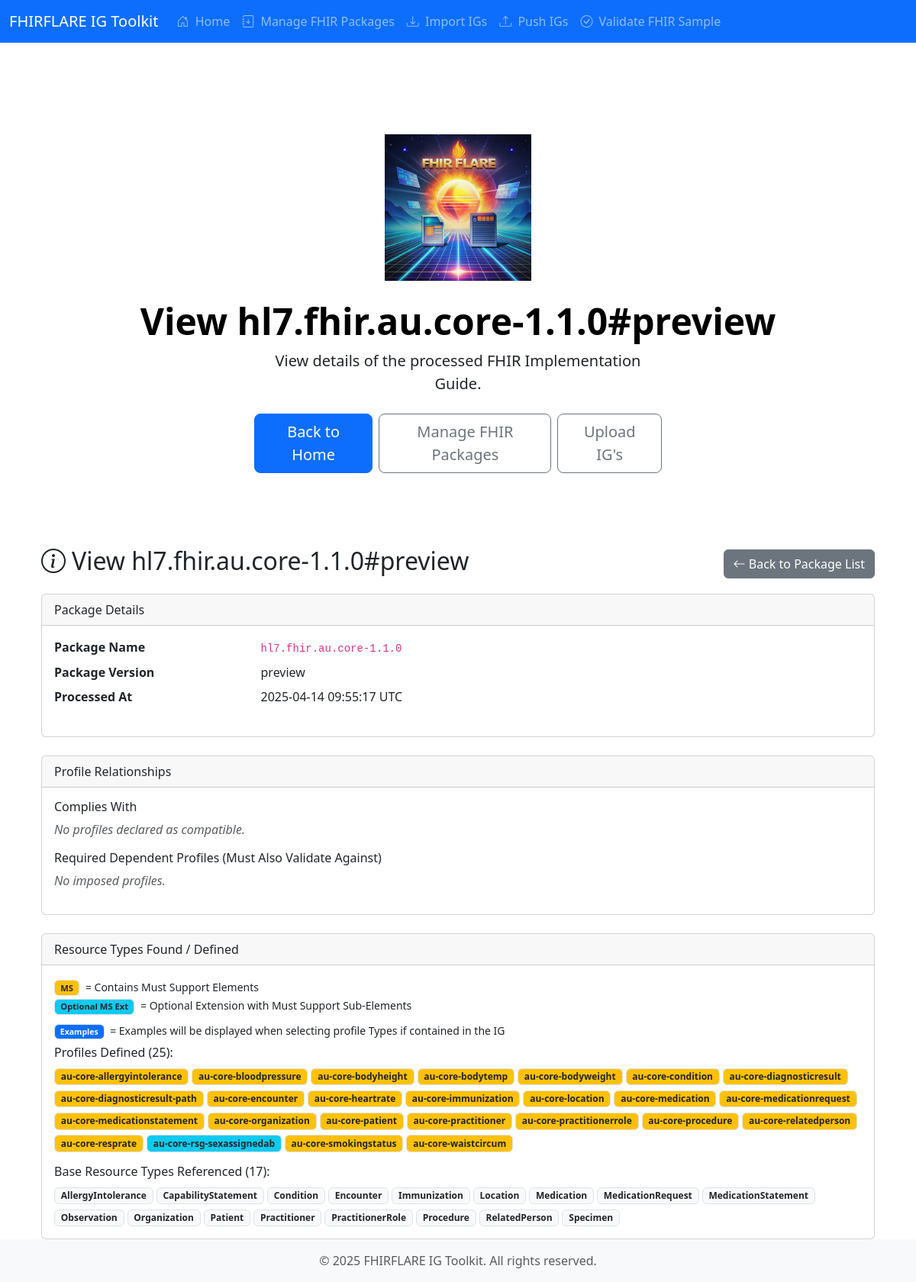
The app's page /view-ig/1, older data.
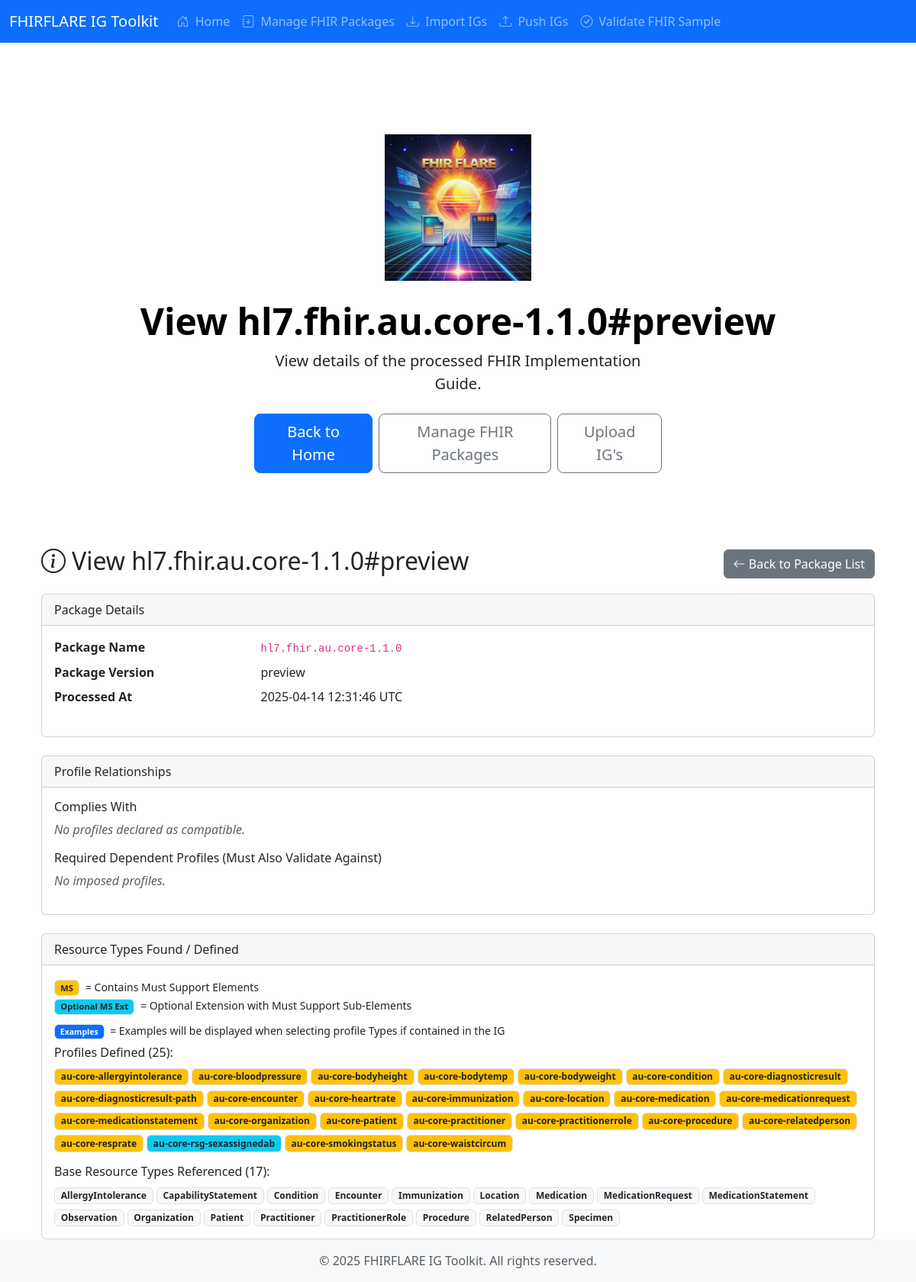
The same page, newer data.
### app.py (models this page shows)
class ProcessedIg(db.Model):
    id = db.Column(db.Integer, primary_key=True)
    package_name = db.Column(db.String(128), nullable=False)
    version = db.Column(db.String(64), nullable=False)
    processed_date = db.Column(db.DateTime, nullable=False)
    resource_types_info = db.Column(db.JSON, nullable=False)
    must_support_elements = db.Column(db.JSON, nullable=True)
    examples = db.Column(db.JSON, nullable=True)
    complies_with_profiles = db.Column(db.JSON, nullable=True)
    imposed_profiles = db.Column(db.JSON, nullable=True)
    optional_usage_elements = db.Column(db.JSON, nullable=True)
    __table_args__ = (db.UniqueConstraint('package_name', 'version', name='uq_package_version'),)

### app.py (the view)
@app.route('/view-ig/<int:processed_ig_id>')
def view_ig(processed_ig_id):
    processed_ig = db.session.get(ProcessedIg, processed_ig_id)
    if not processed_ig:
        flash(f"Processed IG with ID {processed_ig_id} not found.", "error")
        return redirect(url_for('view_igs'))
    profile_list = [t for t in processed_ig.resource_types_info if t.get('is_profile')]
    base_list = [t for t in processed_ig.resource_types_info if not t.get('is_profile')]
    examples_by_type = processed_ig.examples or {}
    optional_usage_elements = processed_ig.optional_usage_elements or {}
    complies_with_profiles = processed_ig.complies_with_profiles or []
    imposed_profiles = processed_ig.imposed_profiles or []
    logger.debug(f"Viewing IG {processed_ig.package_name}#{processed_ig.version}: "
                 f"{len(profile_list)} profiles, {len(base_list)} base resources, "
                 f"{len(optional_usage_elements)} optional elements")
    return render_template('cp_view_processed_ig.html',
                           title=f"View {processed_ig.package_name}#{processed_ig.version}",
                           processed_ig=processed_ig,
                           profile_list=profile_list,
                           base_list=base_list,
                           examples_by_type=examples_by_type,
                           site_name='FHIRFLARE IG Toolkit',
                           now=datetime.datetime.now(),
                           complies_with_profiles=complies_with_profiles,
                           imposed_profiles=imposed_profiles,
                           optional_usage_elements=optional_usage_elements,
                           config=current_app.config)

### templates/cp_view_processed_ig.html (shortened to what this page needs)
{% extends "base.html" %}
{% block content %}
<div class="px-4 py-5 my-5 text-center">
    <img class="d-block mx-auto mb-4" src="{{ url_for('static', filename='FHIRFLARE.png') }}" alt="FHIRFLARE Ig Toolkit" width="192" height="192">
    <h1 class="display-5 fw-bold text-body-emphasis">{{ title }}</h1>
    <div class="col-lg-6 mx-auto">
        <p class="lead mb-4">
            View details of the processed FHIR Implementation Guide.
        </p>
        <div class="d-grid gap-2 d-sm-flex justify-content-sm-center">
            <a href="{{ url_for('index') }}" class="btn btn-primary btn-lg px-4 gap-3">Back to Home</a>
            <a href="{{ url_for('view_igs') }}" class="btn btn-outline-secondary btn-lg px-4">Manage FHIR Packages</a>
            <a href="{{ url_for('push_igs') }}" class="btn btn-outline-secondary btn-lg px-4">Upload IG's</a>
        </div>
    </div>
</div>
<div class="container mt-4">
    <div class="d-flex justify-content-between align-items-center mb-3">
        <h2><i class="bi bi-info-circle me-2"></i>{{ title }}</h2>
        <a href="{{ url_for('view_igs') }}" class="btn btn-secondary"><i class="bi bi-arrow-left"></i> Back to Package List</a>
    </div>
    {% if processed_ig %}
        <div class="card">
            <div class="card-header">Package Details</div>
            <div class="card-body">
                <dl class="row">
                    <dt class="col-sm-3">Package Name</dt>
                    <dd class="col-sm-9"><code>{{ processed_ig.package_name }}</code></dd>
                    <dt class="col-sm-3">Package Version</dt>
                    <dd class="col-sm-9">{{ processed_ig.version }}</dd>
                    <dt class="col-sm-3">Processed At</dt>
                    <dd class="col-sm-9">{{ processed_ig.processed_date.strftime('%Y-%m-%d %H:%M:%S UTC') }}</dd>
                </dl>
            </div>
        </div>
        {% if config.DISPLAY_PROFILE_RELATIONSHIPS %}
        <div class="card mt-4">
            <div class="card-header">Profile Relationships</div>
            <div class="card-body">
                <h6>Complies With</h6>
                {% if complies_with_profiles %}
                    <ul>
                        {% for profile in complies_with_profiles %}
                            <li>{{ profile }}</li>
                        {% endfor %}
                    </ul>
                {% else %}
                    <p class="text-muted"><em>No profiles declared as compatible.</em></p>
                {% endif %}
                <h6>Required Dependent Profiles (Must Also Validate Against)</h6>
                {% if imposed_profiles %}
                    <ul>
                        {% for profile in imposed_profiles %}
                            <li>{{ profile }}</li>
                        {% endfor %}
                    </ul>
                {% else %}
                    <p class="text-muted"><em>No imposed profiles.</em></p>
                {% endif %}
            </div>
        </div>
        {% endif %}
        <div class="card mt-4">
            <div class="card-header">Resource Types Found / Defined</div>
            <div class="card-body">
                {% if profile_list or base_list %}
                    <p class="mb-2">
                        <small>
                            <span class="badge bg-warning text-dark border me-1" style="font-size: 0.8em;" title="Profile contains Must Support elements">MS</span> = Contains Must Support Elements<br>
                            <span class="badge bg-info text-dark border me-1" style="font-size: 0.8em;" title="An optional Extension which contains Must Support sub-elements (e.g., value[x], type)">Optional MS Ext</span> = Optional Extension with Must Support Sub-Elements
                        </small>
                    </p>
                    {% if profile_list %}
                        <p class="mb-2"><small><span class="badge bg-primary text-light border me-1">Examples</span> = Examples will be displayed when selecting profile Types if contained in the IG</small></p>
                        <h6>Profiles Defined ({{ profile_list|length }}):</h6>
                        <div class="d-flex flex-wrap gap-1 mb-3 resource-type-list">
                            {% for type_info in profile_list %}
                                <a href="#" class="resource-type-link text-decoration-none"
                                   data-package-name="{{ processed_ig.package_name }}"
                                   data-package-version="{{ processed_ig.version }}"
                                   data-resource-type="{{ type_info.name }}"
                                   aria-label="View structure for {{ type_info.name }}">
                                    {% if type_info.must_support %}
                                        {% if optional_usage_elements.get(type_info.name) %}
                                            <span class="badge bg-info text-dark border" title="Optional Extension with Must Support sub-elements">{{ type_info.name }}</span>
                                        {% else %}
                                            <span class="badge bg-warning text-dark border" title="Contains Must Support elements">{{ type_info.name }}</span>
                                        {% endif %}
                                    {% else %}
                                        <span class="badge bg-light text-dark border">{{ type_info.name }}</span>
                                    {% endif %}
                                </a>
                            {% endfor %}
                        </div>
                    {% else %}
                        <p class="text-muted"><em>No profiles defined.</em></p>
                    {% endif %}
                    {% if base_list %}
                         <h6>Base Resource Types Referenced ({{ base_list|length }}):</h6>
                         <div class="d-flex flex-wrap gap-1 resource-type-list">
                             {% for type_info in base_list %}
                                 <a href="#" class="resource-type-link text-decoration-none"
                                    data-package-name="{{ processed_ig.package_name }}"
                                    data-package-version="{{ processed_ig.version }}"
                                    data-resource-type="{{ type_info.name }}"
                                    aria-label="View structure for {{ type_info.name }}">
                                     {% if type_info.must_support %}
                                         <span class="badge bg-warning text-dark border" title="Contains Must Support elements">{{ type_info.name }}</span>
                                     {% else %}
                                         <span class="badge bg-light text-dark border">{{ type_info.name }}</span>
                                     {% endif %}
                                 </a>
                             {% endfor %}
                         </div>
                    {% else %}
                        <p class="text-muted"><em>No base resource types referenced.</em></p>
                    {% endif %}
                {% else %}
                    <p class="text-muted"><em>No resource type information extracted or stored.</em></p>
                {% endif %}
            </div>
        </div>
    {% else %}
        <div class="alert alert-warning" role="alert">Processed IG details not available.</div>
    {% endif %}
</div>
{% endblock %}

### templates/base.html (shortened to what this page needs)
<!DOCTYPE html>
<html lang="en">
<head>
    <link href="https://cdn.jsdelivr.net/npm/bootstrap@5.3.3/dist/css/bootstrap.min.css" rel="stylesheet">
    <link rel="stylesheet" href="https://cdn.jsdelivr.net/npm/bootstrap-icons@1.11.3/font/bootstrap-icons.min.css">
</head>
<body class="d-flex flex-column min-vh-100">
    <nav class="navbar navbar-expand-lg navbar-dark bg-primary mb-4">
        <div class="container-fluid">
            <a class="navbar-brand" href="{{ url_for('index') }}">{{ site_name }}</a>
            <div class="collapse navbar-collapse" id="navbarNav">
                <ul class="navbar-nav me-auto mb-2 mb-lg-0">
                    <li class="nav-item">
                        <a class="nav-link {{ 'active' if request.endpoint == 'index' else '' }}" aria-current="page" href="{{ url_for('index') }}"><i class="bi bi-house-door me-1"></i> Home</a>
                    </li>
                    <li class="nav-item">
                        <a class="nav-link {{ 'active' if request.endpoint == 'view_igs' else '' }}" href="{{ url_for('view_igs') }}"><i class="bi bi-journal-arrow-down me-1"></i> Manage FHIR Packages</a>
                    </li>
                    <li class="nav-item">
                        <a class="nav-link {{ 'active' if request.endpoint == 'import_ig' else '' }}" href="{{ url_for('import_ig') }}"><i class="bi bi-download me-1"></i> Import IGs</a>
                    </li>
                    <li class="nav-item">
                        <a class="nav-link {{ 'active' if request.endpoint == 'push_igs' else '' }}" href="{{ url_for('push_igs') }}"><i class="bi bi-upload me-1"></i> Push IGs</a>
                    </li>
                    <li class="nav-item">
                        <a class="nav-link {{ 'active' if request.endpoint == 'validate_sample' else '' }}" href="{{ url_for('validate_sample') }}"><i class="bi bi-check-circle me-1"></i> Validate FHIR Sample</a>
                    </li>
                </ul>
            </div>
        </div>
    </nav>
    <main class="container flex-grow-1">
        {% block content %}{% endblock %}
    </main>
    <footer class="footer mt-auto py-3 bg-light">
        <div class="container text-center">
            {% set current_year = now.year %}
            <span class="text-muted">© {{ current_year }} {{ site_name }}. All rights reserved.</span>
        </div>
    </footer>
</body>
</html>

Row changes from the older to the newer data that the page shows:
changed ProcessedIg "preview": processed_date "2025-04-14 09:55:17 UTC" → "2025-04-14 12:31:46 UTC"
